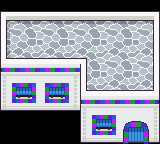

A level layout from a 2D game, rendered from its tile map. Below: a short description, then the map file with tile-grid data replaced by summaries:
An orthogonal 10x9 tile map with 16x16 px tiles, 3 tile layers (OnGrass, Collisions, WalkBehind) and 1 object (teleport on push).

<map version="1.10" tiledversion="1.11.0" orientation="orthogonal" renderorder="right-down" compressionlevel="6" width="10" height="9" tilewidth="16" tileheight="16" infinite="0" nextlayerid="5" nextobjectid="10">
 <tileset firstgid="1" source="../../../tileset/sea-3-h250.tsx" />
 <layer id="4" name="OnGrass" width="10" height="9">
  <data>[90 cells, 30 non-empty, 26 distinct tile ids]</data>
 </layer>
 <layer id="1" name="Collisions" width="10" height="9">
  <data>[90 cells, 77 non-empty, 72 distinct tile ids]</data>
 </layer>
 <layer id="2" name="WalkBehind" width="10" height="9">
  <data>[90 cells, 52 non-empty, 40 distinct tile ids]</data>
 </layer>
 <objectgroup name="Moving">
  <object id="9" type="teleport on push" x="80" y="144" width="16" height="16">
   <properties>
    <property name="map" value="floor-0" />
    <property name="x" value="3" />
    <property name="y" value="8" />
   </properties>
  </object>
 </objectgroup>
</map>
